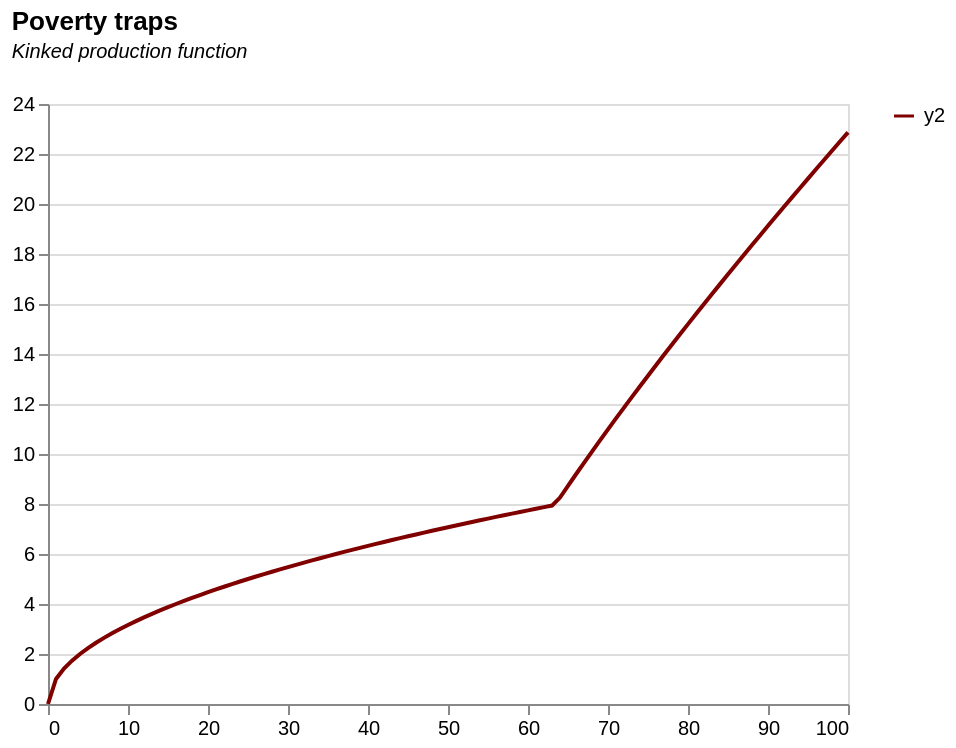

Source (Vega-Lite JSON):
### Vega-Lite specification from a JSON file in a GitHub repository (floating-point values rounded to 4 significant figures)
{"$schema": "https://vega.github.io/schema/vega-lite/v5.json", "title": {"text": "Poverty traps", "subtitle": ["Kinked production function", ""], "subtitleFontStyle": "italic", "subtitleFontSize": 10, "anchor": "start", "color": "black"}, "data": {"values": [{"k": "0", "y": "0", "s": "0", "s1": "0", "s2": "0", "s3": "0", "d": "0", "a": "0", "y2_a": "0", "y2_b": "0", "y2": "0", "a2": "0"}, {"k": "1", "y": "1", "s": "0.4", "s1": "0.2", "s2": "0.3", "s3": "0.9", "d": "0.05", "a": "0.35", "y2_a": "1", "y2_b": "0", "y2": "1", "a2": "0.25"}, {"k": "2", "y": "1.414213562", "s": "0.565685425", "s1": "0.4", "s2": "0.424264069", "s3": "1.8", "d": "0.1", "a": "0.465685425", "y2_a": "1.414213562", "y2_b": "0", "y2": "1.414213562", "a2": "0.324264069"}, {"k": "3", "y": "1.732050808", "s": "0.692820323", "s1": "0.6", "s2": "0.519615242", "s3": "2.7", "d": "0.15", "a": "0.542820323", "y2_a": "1.732050808", "y2_b": "0", "y2": "1.732050808", "a2": "0.369615242"}, {"k": "4", "y": "2", "s": "0.8", "s1": "0.8", "s2": "0.6", "s3": "3.6", "d": "0.2", "a": "0.6", "y2_a": "2", "y2_b": "0", "y2": "2", "a2": "0.4"}, {"k": "5", "y": "2.236067977", "s": "0.894427191", "s1": "1", "s2": "0.670820393", "s3": "4.5", "d": "0.25", "a": "0.644427191", "y2_a": "2.236067977", "y2_b": "0", "y2": "2.236067977", "a2": "0.420820393"}, {"k": "6", "y": "2.449489743", "s": "0.979795897", "s1": "1.2", "s2": "0.734846923", "s3": "5.4", "d": "0.3", "a": "0.679795897", "y2_a": "2.449489743", "y2_b": "0", "y2": "2.449489743", "a2": "0.434846923"}, {"k": "7", "y": "2.645751311", "s": "1.058300524", "s1": "1.4", "s2": "0.793725393", "s3": "6.3", "d": "0.35", "a": "0.708300524", "y2_a": "2.645751311", "y2_b": "0", "y2": "2.645751311", "a2": "0.443725393"}, {"k": "8", "y": "2.828427125", "s": "1.13137085", "s1": "1.6", "s2": "0.848528137", "s3": "7.2", "d": "0.4", "a": "0.73137085", "y2_a": "2.828427125", "y2_b": "0", "y2": "2.828427125", "a2": "0.448528137"}, {"k": "9", "y": "3", "s": "1.2", "s1": "1.8", "s2": "0.9", "s3": "8.1", "d": "0.45", "a": "0.75", "y2_a": "3", "y2_b": "0", "y2": "3", "a2": "0.45"}, {"k": "10", "y": "3.16227766", "s": "1.264911064", "s1": "2", "s2": "0.948683298", "s3": "9", "d": "0.5", "a": "0.764911064", "y2_a": "3.16227766", "y2_b": "0", "y2": "3.16227766", "a2": "0.448683298"}, {"k": "11", "y": "3.31662479", "s": "1.326649916", "s1": "2.2", "s2": "0.994987437", "s3": "9.9", "d": "0.55", "a": "0.776649916", "y2_a": "3.31662479", "y2_b": "0", "y2": "3.31662479", "a2": "0.444987437"}, {"k": "12", "y": "3.464101615", "s": "1.385640646", "s1": "2.4", "s2": "1.039230485", "s3": "10.8", "d": "0.6", "a": "0.785640646", "y2_a": "3.464101615", "y2_b": "0", "y2": "3.464101615", "a2": "0.439230485"}, {"k": "13", "y": "3.605551275", "s": "1.44222051", "s1": "2.6", "s2": "1.081665383", "s3": "11.7", "d": "0.65", "a": "0.79222051", "y2_a": "3.605551275", "y2_b": "0", "y2": "3.605551275", "a2": "0.431665383"}, {"k": "14", "y": "3.741657387", "s": "1.496662955", "s1": "2.8", "s2": "1.122497216", "s3": "12.6", "d": "0.7", "a": "0.796662955", "y2_a": "3.741657387", "y2_b": "0", "y2": "3.741657387", "a2": "0.422497216"}, {"k": "15", "y": "3.872983346", "s": "1.549193338", "s1": "3", "s2": "1.161895004", "s3": "13.5", "d": "0.75", "a": "0.799193338", "y2_a": "3.872983346", "y2_b": "0", "y2": "3.872983346", "a2": "0.411895004"}, {"k": "16", "y": "4", "s": "1.6", "s1": "3.2", "s2": "1.2", "s3": "14.4", "d": "0.8", "a": "0.8", "y2_a": "4", "y2_b": "0", "y2": "4", "a2": "0.4"}, {"k": "17", "y": "4.123105626", "s": "1.64924225", "s1": "3.4", "s2": "1.236931688", "s3": "15.3", "d": "0.85", "a": "0.79924225", "y2_a": "4.123105626", "y2_b": "0", "y2": "4.123105626", "a2": "0.386931688"}, {"k": "18", "y": "4.242640687", "s": "1.697056275", "s1": "3.6", "s2": "1.272792206", "s3": "16.2", "d": "0.9", "a": "0.797056275", "y2_a": "4.242640687", "y2_b": "0", "y2": "4.242640687", "a2": "0.372792206"}, {"k": "19", "y": "4.358898944", "s": "1.743559577", "s1": "3.8", "s2": "1.307669683", "s3": "17.1", "d": "0.95", "a": "0.793559577", "y2_a": "4.358898944", "y2_b": "0", "y2": "4.358898944", "a2": "0.357669683"}, {"k": "20", "y": "4.472135955", "s": "1.788854382", "s1": "4", "s2": "1.341640786", "s3": "18", "d": "1", "a": "0.788854382", "y2_a": "4.472135955", "y2_b": "0", "y2": "4.472135955", "a2": "0.341640786"}, {"k": "21", "y": "4.582575695", "s": "1.833030278", "s1": "4.2", "s2": "1.374772708", "s3": "18.9", "d": "1.05", "a": "0.783030278", "y2_a": "4.582575695", "y2_b": "0", "y2": "4.582575695", "a2": "0.324772708"}, {"k": "22", "y": "4.69041576", "s": "1.876166304", "s1": "4.4", "s2": "1.407124728", "s3": "19.8", "d": "1.1", "a": "0.776166304", "y2_a": "4.69041576", "y2_b": "0", "y2": "4.69041576", "a2": "0.307124728"}, {"k": "23", "y": "4.795831523", "s": "1.918332609", "s1": "4.6", "s2": "1.438749457", "s3": "20.7", "d": "1.15", "a": "0.768332609", "y2_a": "4.795831523", "y2_b": "0", "y2": "4.795831523", "a2": "0.288749457"}, {"k": "24", "y": "4.898979486", "s": "1.959591794", "s1": "4.8", "s2": "1.469693846", "s3": "21.6", "d": "1.2", "a": "0.759591794", "y2_a": "4.898979486", "y2_b": "0", "y2": "4.898979486", "a2": "0.269693846"}, {"k": "25", "y": "5", "s": "2", "s1": "5", "s2": "1.5", "s3": "22.5", "d": "1.25", "a": "0.75", "y2_a": "5", "y2_b": "0", "y2": "5", "a2": "0.25"}, {"k": "26", "y": "5.099019514", "s": "2.039607805", "s1": "5.2", "s2": "1.529705854", "s3": "23.4", "d": "1.3", "a": "0.739607805", "y2_a": "5.099019514", "y2_b": "0", "y2": "5.099019514", "a2": "0.229705854"}, {"k": "27", "y": "5.196152423", "s": "2.078460969", "s1": "5.4", "s2": "1.558845727", "s3": "24.3", "d": "1.35", "a": "0.728460969", "y2_a": "5.196152423", "y2_b": "0", "y2": "5.196152423", "a2": "0.208845727"}, {"k": "28", "y": "5.291502622", "s": "2.116601049", "s1": "5.6", "s2": "1.587450787", "s3": "25.2", "d": "1.4", "a": "0.716601049", "y2_a": "5.291502622", "y2_b": "0", "y2": "5.291502622", "a2": "0.187450787"}, {"k": "29", "y": "5.385164807", "s": "2.154065923", "s1": "5.8", "s2": "1.615549442", "s3": "26.1", "d": "1.45", "a": "0.704065923", "y2_a": "5.385164807", "y2_b": "0", "y2": "5.385164807", "a2": "0.165549442"}, {"k": "30", "y": "5.477225575", "s": "2.19089023", "s1": "6", "s2": "1.643167673", "s3": "27", "d": "1.5", "a": "0.69089023", "y2_a": "5.477225575", "y2_b": "0", "y2": "5.477225575", "a2": "0.143167673"}, {"k": "31", "y": "5.567764363", "s": "2.227105745", "s1": "6.2", "s2": "1.670329309", "s3": "27.9", "d": "1.55", "a": "0.677105745", "y2_a": "5.567764363", "y2_b": "0", "y2": "5.567764363", "a2": "0.120329309"}, {"k": "32", "y": "5.656854249", "s": "2.2627417", "s1": "6.4", "s2": "1.697056275", "s3": "28.8", "d": "1.6", "a": "0.6627417", "y2_a": "5.656854249", "y2_b": "0", "y2": "5.656854249", "a2": "0.097056275"}, {"k": "33", "y": "5.744562647", "s": "2.297825059", "s1": "6.6", "s2": "1.723368794", "s3": "29.7", "d": "1.65", "a": "0.647825059", "y2_a": "5.744562647", "y2_b": "0", "y2": "5.744562647", "a2": "0.073368794"}, {"k": "34", "y": "5.830951895", "s": "2.332380758", "s1": "6.8", "s2": "1.749285568", "s3": "30.6", "d": "1.7", "a": "0.632380758", "y2_a": "5.830951895", "y2_b": "0", "y2": "5.830951895", "a2": "0.049285568"}, {"k": "35", "y": "5.916079783", "s": "2.366431913", "s1": "7", "s2": "1.774823935", "s3": "31.5", "d": "1.75", "a": "0.616431913", "y2_a": "5.916079783", "y2_b": "0", "y2": "5.916079783", "a2": "0.024823935"}, {"k": "36", "y": "6", "s": "2.4", "s1": "7.2", "s2": "1.8", "s3": "32.4", "d": "1.8", "a": "0.6", "y2_a": "6", "y2_b": "0", "y2": "6", "a2": "0"}, {"k": "37", "y": "6.08276253", "s": "2.433105012", "s1": "7.4", "s2": "1.824828759", "s3": "33.3", "d": "1.85", "a": "0.583105012", "y2_a": "6.08276253", "y2_b": "0", "y2": "6.08276253", "a2": "-0.025171241"}, {"k": "38", "y": "6.164414003", "s": "2.465765601", "s1": "7.6", "s2": "1.849324201", "s3": "34.2", "d": "1.9", "a": "0.565765601", "y2_a": "6.164414003", "y2_b": "0", "y2": "6.164414003", "a2": "-0.050675799"}, {"k": "39", "y": "6.244997998", "s": "2.497999199", "s1": "7.8", "s2": "1.8734994", "s3": "35.1", "d": "1.95", "a": "0.547999199", "y2_a": "6.244997998", "y2_b": "0", "y2": "6.244997998", "a2": "-0.0765006"}, {"k": "40", "y": "6.32455532", "s": "2.529822128", "s1": "8", "s2": "1.897366596", "s3": "36", "d": "2", "a": "0.529822128", "y2_a": "6.32455532", "y2_b": "0", "y2": "6.32455532", "a2": "-0.102633404"}, {"k": "41", "y": "6.403124237", "s": "2.561249695", "s1": "8.2", "s2": "1.920937271", "s3": "36.9", "d": "2.05", "a": "0.511249695", "y2_a": "6.403124237", "y2_b": "0", "y2": "6.403124237", "a2": "-0.129062729"}, {"k": "42", "y": "6.480740698", "s": "2.592296279", "s1": "8.4", "s2": "1.94422221", "s3": "37.8", "d": "2.1", "a": "0.492296279", "y2_a": "6.480740698", "y2_b": "0", "y2": "6.480740698", "a2": "-0.15577779"}, {"k": "43", "y": "6.557438524", "s": "2.62297541", "s1": "8.6", "s2": "1.967231557", "s3": "38.7", "d": "2.15", "a": "0.47297541", "y2_a": "6.557438524", "y2_b": "0", "y2": "6.557438524", "a2": "-0.182768443"}, {"k": "44", "y": "6.633249581", "s": "2.653299832", "s1": "8.8", "s2": "1.989974874", "s3": "39.6", "d": "2.2", "a": "0.453299832", "y2_a": "6.633249581", "y2_b": "0", "y2": "6.633249581", "a2": "-0.210025126"}, {"k": "45", "y": "6.708203932", "s": "2.683281573", "s1": "9", "s2": "2.01246118", "s3": "40.5", "d": "2.25", "a": "0.433281573", "y2_a": "6.708203932", "y2_b": "0", "y2": "6.708203932", "a2": "-0.23753882"}, {"k": "46", "y": "6.782329983", "s": "2.712931993", "s1": "9.2", "s2": "2.034698995", "s3": "41.4", "d": "2.3", "a": "0.412931993", "y2_a": "6.782329983", "y2_b": "0", "y2": "6.782329983", "a2": "-0.265301005"}, {"k": "47", "y": "6.8556546", "s": "2.74226184", "s1": "9.4", "s2": "2.05669638", "s3": "42.3", "d": "2.35", "a": "0.39226184", "y2_a": "6.8556546", "y2_b": "0", "y2": "6.8556546", "a2": "-0.29330362"}, {"k": "48", "y": "6.92820323", "s": "2.771281292", "s1": "9.6", "s2": "2.078460969", "s3": "43.2", "d": "2.4", "a": "0.371281292", "y2_a": "6.92820323", "y2_b": "0", "y2": "6.92820323", "a2": "-0.321539031"}, {"k": "49", "y": "7", "s": "2.8", "s1": "9.8", "s2": "2.1", "s3": "44.1", "d": "2.45", "a": "0.35", "y2_a": "7", "y2_b": "0", "y2": "7", "a2": "-0.35"}, {"k": "50", "y": "7.071067812", "s": "2.828427125", "s1": "10", "s2": "2.121320344", "s3": "45", "d": "2.5", "a": "0.328427125", "y2_a": "7.071067812", "y2_b": "0", "y2": "7.071067812", "a2": "-0.378679656"}, {"k": "51", "y": "7.141428429", "s": "2.856571371", "s1": "10.2", "s2": "2.142428529", "s3": "45.9", "d": "2.55", "a": "0.306571371", "y2_a": "7.141428429", "y2_b": "1", "y2": "7.141428429", "a2": "-0.407571471"}, {"k": "52", "y": "7.211102551", "s": "2.88444102", "s1": "10.4", "s2": "2.163330765", "s3": "46.8", "d": "2.6", "a": "0.28444102", "y2_a": "7.211102551", "y2_b": "1.741101127", "y2": "7.211102551", "a2": "-0.436669235"}, {"k": "53", "y": "7.280109889", "s": "2.912043956", "s1": "10.6", "s2": "2.184032967", "s3": "47.7", "d": "2.65", "a": "0.262043956", "y2_a": "7.280109889", "y2_b": "2.408224685", "y2": "7.280109889", "a2": "-0.465967033"}, {"k": "54", "y": "7.348469228", "s": "2.939387691", "s1": "10.8", "s2": "2.204540769", "s3": "48.6", "d": "2.7", "a": "0.239387691", "y2_a": "7.348469228", "y2_b": "3.031433133", "y2": "7.348469228", "a2": "-0.495459231"}, {"k": "55", "y": "7.416198487", "s": "2.966479395", "s1": "11", "s2": "2.224859546", "s3": "49.5", "d": "2.75", "a": "0.216479395", "y2_a": "7.416198487", "y2_b": "3.623898318", "y2": "7.416198487", "a2": "-0.525140454"}, {"k": "56", "y": "7.483314774", "s": "2.993325909", "s1": "11.2", "s2": "2.244994432", "s3": "50.4", "d": "2.8", "a": "0.193325909", "y2_a": "7.483314774", "y2_b": "4.192962713", "y2": "7.483314774", "a2": "-0.555005568"}, {"k": "57", "y": "7.549834435", "s": "3.019933774", "s1": "11.4", "s2": "2.264950331", "s3": "51.3", "d": "2.85", "a": "0.169933774", "y2_a": "7.549834435", "y2_b": "4.743276394", "y2": "7.549834435", "a2": "-0.585049669"}, {"k": "58", "y": "7.615773106", "s": "3.046309242", "s1": "11.6", "s2": "2.284731932", "s3": "52.2", "d": "2.9", "a": "0.146309242", "y2_a": "7.615773106", "y2_b": "5.278031643", "y2": "7.615773106", "a2": "-0.615268068"}, {"k": "59", "y": "7.681145748", "s": "3.072458299", "s1": "11.8", "s2": "2.304343724", "s3": "53.1", "d": "2.95", "a": "0.122458299", "y2_a": "7.681145748", "y2_b": "5.799546135", "y2": "7.681145748", "a2": "-0.645656276"}, {"k": "60", "y": "7.745966692", "s": "3.098386677", "s1": "12", "s2": "2.323790008", "s3": "54", "d": "3", "a": "0.098386677", "y2_a": "7.745966692", "y2_b": "6.309573445", "y2": "7.745966692", "a2": "-0.676209992"}, {"k": "61", "y": "7.810249676", "s": "3.12409987", "s1": "12.2", "s2": "2.343074903", "s3": "54.9", "d": "3.05", "a": "0.07409987", "y2_a": "7.810249676", "y2_b": "6.809483128", "y2": "7.810249676", "a2": "-0.706925097"}, {"k": "62", "y": "7.874007874", "s": "3.14960315", "s1": "12.4", "s2": "2.362202362", "s3": "55.8", "d": "3.1", "a": "0.04960315", "y2_a": "7.874007874", "y2_b": "7.300372103", "y2": "7.874007874", "a2": "-0.737797638"}, {"k": "63", "y": "7.937253933", "s": "3.174901573", "s1": "12.6", "s2": "2.38117618", "s3": "56.7", "d": "3.15", "a": "0.024901573", "y2_a": "7.937253933", "y2_b": "7.783137122", "y2": "7.937253933", "a2": "-0.76882382"}, {"k": "64", "y": "8", "s": "3.2", "s1": "12.8", "s2": "2.477557162", "s3": "57.6", "d": "3.2", "a": "0", "y2_a": "8", "y2_b": "8.258523873", "y2": "8.258523873", "a2": "-0.722442838"}, {"k": "65", "y": "8.062257748", "s": "3.224903099", "s1": "13", "s2": "2.618148416", "s3": "58.5", "d": "3.25", "a": "-0.025096901", "y2_a": "8.062257748", "y2_b": "8.727161387", "y2": "8.727161387", "a2": "-0.631851584"}, {"k": "66", "y": "8.124038405", "s": "3.249615362", "s1": "13.2", "s2": "2.756876052", "s3": "59.4", "d": "3.3", "a": "-0.050384638", "y2_a": "8.124038405", "y2_b": "9.18958684", "y2": "9.18958684", "a2": "-0.543123948"}, {"k": "67", "y": "8.185352772", "s": "3.274141109", "s1": "13.4", "s2": "2.893879157", "s3": "60.3", "d": "3.35", "a": "-0.075858891", "y2_a": "8.185352772", "y2_b": "9.646263856", "y2": "9.646263856", "a2": "-0.456120843"}, {"k": "68", "y": "8.246211251", "s": "3.2984845", "s1": "13.6", "s2": "3.029278893", "s3": "61.2", "d": "3.4", "a": "-0.1015155", "y2_a": "8.246211251", "y2_b": "10.09759631", "y2": "10.09759631", "a2": "-0.370721107"}, {"k": "69", "y": "8.306623863", "s": "3.322649545", "s1": "13.8", "s2": "3.163181671", "s3": "62.1", "d": "3.45", "a": "-0.127350455", "y2_a": "8.306623863", "y2_b": "10.5439389", "y2": "10.5439389", "a2": "-0.286818329"}, {"k": "70", "y": "8.366600265", "s": "3.346640106", "s1": "14", "s2": "3.29568163", "s3": "63", "d": "3.5", "a": "-0.153359894", "y2_a": "8.366600265", "y2_b": "10.98560543", "y2": "10.98560543", "a2": "-0.20431837"}, {"k": "71", "y": "8.426149773", "s": "3.370459909", "s1": "14.2", "s2": "3.42686259", "s3": "63.9", "d": "3.55", "a": "-0.179540091", "y2_a": "8.426149773", "y2_b": "11.4228753", "y2": "11.4228753", "a2": "-0.12313741"}, {"k": "72", "y": "8.485281374", "s": "3.39411255", "s1": "14.4", "s2": "3.556799623", "s3": "64.8", "d": "3.6", "a": "-0.20588745", "y2_a": "8.485281374", "y2_b": "11.85599874", "y2": "11.85599874", "a2": "-0.043200377"}, {"k": "73", "y": "8.544003745", "s": "3.417601498", "s1": "14.6", "s2": "3.68556032", "s3": "65.7", "d": "3.65", "a": "-0.232398502", "y2_a": "8.544003745", "y2_b": "12.28520107", "y2": "12.28520107", "a2": "0.03556032"}, {"k": "74", "y": "8.602325267", "s": "3.440930107", "s1": "14.8", "s2": "3.813205828", "s3": "66.6", "d": "3.7", "a": "-0.259069893", "y2_a": "8.602325267", "y2_b": "12.71068609", "y2": "12.71068609", "a2": "0.113205828"}, {"k": "75", "y": "8.660254038", "s": "3.464101615", "s1": "15", "s2": "3.939791707", "s3": "67.5", "d": "3.75", "a": "-0.285898385", "y2_a": "8.660254038", "y2_b": "13.13263902", "y2": "13.13263902", "a2": "0.189791707"}, {"k": "76", "y": "8.717797887", "s": "3.487119155", "s1": "15.2", "s2": "4.065368643", "s3": "68.4", "d": "3.8", "a": "-0.312880845", "y2_a": "8.717797887", "y2_b": "13.55122881", "y2": "13.55122881", "a2": "0.265368643"}, {"k": "77", "y": "8.774964387", "s": "3.509985755", "s1": "15.4", "s2": "4.18998305", "s3": "69.3", "d": "3.85", "a": "-0.340014245", "y2_a": "8.774964387", "y2_b": "13.96661017", "y2": "13.96661017", "a2": "0.33998305"}, {"k": "78", "y": "8.831760866", "s": "3.532704347", "s1": "15.6", "s2": "4.313677566", "s3": "70.2", "d": "3.9", "a": "-0.367295653", "y2_a": "8.831760866", "y2_b": "14.37892522", "y2": "14.37892522", "a2": "0.413677566"}, {"k": "79", "y": "8.888194417", "s": "3.555277767", "s1": "15.8", "s2": "4.436491492", "s3": "71.1", "d": "3.95", "a": "-0.394722233", "y2_a": "8.888194417", "y2_b": "14.78830497", "y2": "14.78830497", "a2": "0.486491492"}, {"k": "80", "y": "8.94427191", "s": "3.577708764", "s1": "16", "s2": "4.558461157", "s3": "72", "d": "4", "a": "-0.422291236", "y2_a": "8.94427191", "y2_b": "15.19487052", "y2": "15.19487052", "a2": "0.558461157"}, {"k": "81", "y": "9", "s": "3.6", "s1": "16.2", "s2": "4.67962023", "s3": "72.9", "d": "4.05", "a": "-0.45", "y2_a": "9", "y2_b": "15.5987341", "y2": "15.5987341", "a2": "0.62962023"}, {"k": "82", "y": "9.055385138", "s": "3.622154055", "s1": "16.4", "s2": "4.8", "s3": "73.8", "d": "4.1", "a": "-0.477845945", "y2_a": "9.055385138", "y2_b": "16", "y2": "16", "a2": "0.7"}, {"k": "83", "y": "9.110433579", "s": "3.644173432", "s1": "16.6", "s2": "4.919629609", "s3": "74.7", "d": "4.15", "a": "-0.505826568", "y2_a": "9.110433579", "y2_b": "16.39876536", "y2": "16.39876536", "a2": "0.769629609"}, {"k": "84", "y": "9.16515139", "s": "3.666060556", "s1": "16.8", "s2": "5.03853626", "s3": "75.6", "d": "4.2", "a": "-0.533939444", "y2_a": "9.16515139", "y2_b": "16.79512087", "y2": "16.79512087", "a2": "0.83853626"}, {"k": "85", "y": "9.219544457", "s": "3.687817783", "s1": "17", "s2": "5.156745404", "s3": "76.5", "d": "4.25", "a": "-0.562182217", "y2_a": "9.219544457", "y2_b": "17.18915135", "y2": "17.18915135", "a2": "0.906745404"}, {"k": "86", "y": "9.273618495", "s": "3.709447398", "s1": "17.2", "s2": "5.274280893", "s3": "77.4", "d": "4.3", "a": "-0.590552602", "y2_a": "9.273618495", "y2_b": "17.58093631", "y2": "17.58093631", "a2": "0.974280893"}, {"k": "87", "y": "9.327379053", "s": "3.730951621", "s1": "17.4", "s2": "5.391165125", "s3": "78.3", "d": "4.35", "a": "-0.619048379", "y2_a": "9.327379053", "y2_b": "17.97055042", "y2": "17.97055042", "a2": "1.041165125"}, {"k": "88", "y": "9.38083152", "s": "3.752332608", "s1": "17.6", "s2": "5.507419171", "s3": "79.2", "d": "4.4", "a": "-0.647667392", "y2_a": "9.38083152", "y2_b": "18.3580639", "y2": "18.3580639", "a2": "1.107419171"}, {"k": "89", "y": "9.433981132", "s": "3.773592453", "s1": "17.8", "s2": "5.623062884", "s3": "80.1", "d": "4.45", "a": "-0.676407547", "y2_a": "9.433981132", "y2_b": "18.74354295", "y2": "18.74354295", "a2": "1.173062884"}, {"k": "90", "y": "9.486832981", "s": "3.794733192", "s1": "18", "s2": "5.738114999", "s3": "81", "d": "4.5", "a": "-0.705266808", "y2_a": "9.486832981", "y2_b": "19.12705", "y2": "19.12705", "a2": "1.238114999"}, {"k": "91", "y": "9.539392014", "s": "3.815756806", "s1": "18.2", "s2": "5.852593223", "s3": "81.9", "d": "4.55", "a": "-0.734243194", "y2_a": "9.539392014", "y2_b": "19.50864408", "y2": "19.50864408", "a2": "1.302593223"}, {"k": "92", "y": "9.591663047", "s": "3.836665219", "s1": "18.4", "s2": "5.966514316", "s3": "82.8", "d": "4.6", "a": "-0.763334781", "y2_a": "9.591663047", "y2_b": "19.88838105", "y2": "19.88838105", "a2": "1.366514316"}, {"k": "93", "y": "9.643650761", "s": "3.857460304", "s1": "18.6", "s2": "6.079894162", "s3": "83.7", "d": "4.65", "a": "-0.792539696", "y2_a": "9.643650761", "y2_b": "20.26631387", "y2": "20.26631387", "a2": "1.429894162"}, {"k": "94", "y": "9.695359715", "s": "3.878143886", "s1": "18.8", "s2": "6.192747831", "s3": "84.6", "d": "4.7", "a": "-0.821856114", "y2_a": "9.695359715", "y2_b": "20.64249277", "y2": "20.64249277", "a2": "1.492747831"}, {"k": "95", "y": "9.746794345", "s": "3.898717738", "s1": "19", "s2": "6.305089646", "s3": "85.5", "d": "4.75", "a": "-0.851282262", "y2_a": "9.746794345", "y2_b": "21.01696549", "y2": "21.01696549", "a2": "1.555089646"}, {"k": "96", "y": "9.797958971", "s": "3.919183588", "s1": "19.2", "s2": "6.416933226", "s3": "86.4", "d": "4.8", "a": "-0.880816412", "y2_a": "9.797958971", "y2_b": "21.38977742", "y2": "21.38977742", "a2": "1.616933226"}, {"k": "97", "y": "9.848857802", "s": "3.939543121", "s1": "19.4", "s2": "6.528291543", "s3": "87.3", "d": "4.85", "a": "-0.910456879", "y2_a": "9.848857802", "y2_b": "21.76097181", "y2": "21.76097181", "a2": "1.678291543"}, {"k": "98", "y": "9.899494937", "s": "3.959797975", "s1": "19.6", "s2": "6.639176963", "s3": "88.2", "d": "4.9", "a": "-0.940202025", "y2_a": "9.899494937", "y2_b": "22.13058988", "y2": "22.13058988", "a2": "1.739176963"}, {"k": "99", "y": "9.949874371", "s": "3.979949748", "s1": "19.8", "s2": "6.749601284", "s3": "89.1", "d": "4.95", "a": "-0.970050252", "y2_a": "9.949874371", "y2_b": "22.49867095", "y2": "22.49867095", "a2": "1.799601284"}, {"k": "100", "y": "10", "s": "4", "s1": "20", "s2": "6.859575779", "s3": "90", "d": "5", "a": "-1", "y2_a": "10", "y2_b": "22.8652526", "y2": "22.8652526", "a2": "1.859575779"}], "format": {"parse": {"k": "number"}}}, "transform": [{"fold": ["y2"], "as": ["variable", "value"]}], "height": 300, "width": 400, "layer": [{"mark": {"type": "line", "strokeWidth": 2}, "encoding": {"x": {"field": "k", "type": "quantitative", "title": null, "axis": {"grid": false}}, "y": {"field": "value", "type": "quantitative", "title": null}, "color": {"field": "variable", "title": null, "scale": {"range": ["rgb(128,0,0)"]}}}}, {"mark": {"type": "rule", "color": "darkgray", "size": 0, "strokeDash": [6, 3]}, "encoding": {"x": {"datum": 64}}}]}
